Frame 1 (no input): blank canvas, image omitted
Frame 60 (the mouse pressed at the canvas centre just before this capture): blank canvas, image omitted
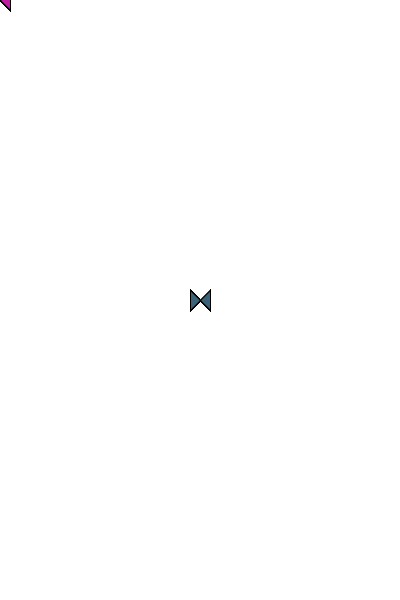
Frame 120 (the mouse held since frame 60 and released just before this capture)

The Processing sketch whose frames 1 and 60 were blank and that drew this single picture after the mouse press (run headless with seeded random() and noise(); from frame 60 on, the mouse is pressed at the canvas centre):

// Processing sketch: processing_98573
// ── processing_98573.pde

void setup()
{ 
  size(400, 600);
  background(255, 255, 255);
  smooth();
  frameRate(60);
} 

void draw() 
{  
  fill(random(255), random(255), random(255) );
  quad(mouseX-10, mouseY-10, mouseX-10, mouseY+10, 
        mouseX+10, mouseY-10, mouseX+10, mouseY+10 );
                            
}
